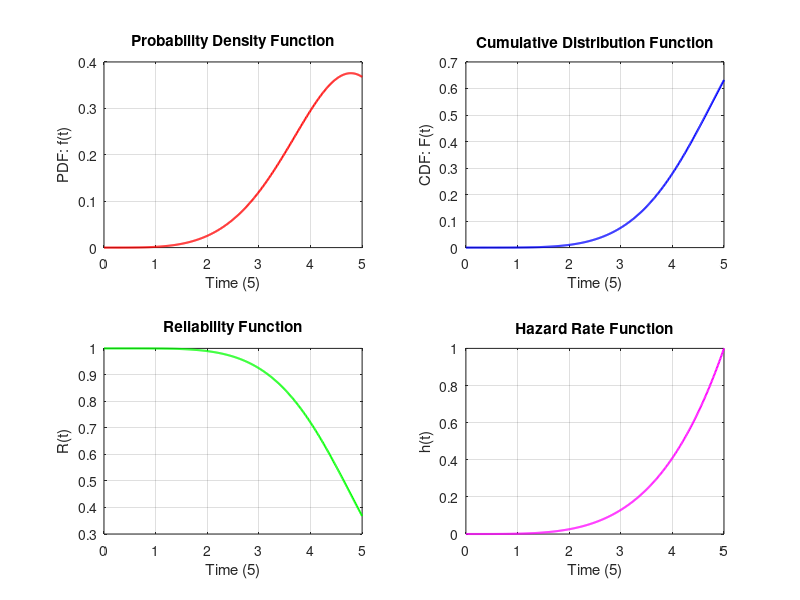

Recreate this plot in MATLAB.
% Weibull Analysis: Reliability, PDF, CDF, Hazard Rate


disp('Weibull Analysis Toolkit');
disp('=========================');

% Step 1: Input Weibull Parameters
shape_param = input('Enter the shape parameter (β): '); % Shape parameter (β)
scale_param = input('Enter the characteristic life (η): '); % Scale parameter (η)
t_max = input('Enter the maximum time period for analysis: '); % Time period of interest
units = input('Enter the units (e.g., hours, cycles): ', 's'); % Units for time

% Step 2: Generate Time Points
t = linspace(0, t_max, 500); % Generate time points from 0 to t_max

% Step 3: Weibull Distribution Equations
% Probability Density Function (PDF): f(t)
pdf = (shape_param / scale_param) .* ((t / scale_param).^(shape_param - 1)) .* exp(- (t / scale_param).^shape_param);

% Cumulative Distribution Function (CDF): F(t)
cdf = 1 - exp(-(t / scale_param).^shape_param);

% Reliability Function (R(t))
reliability = exp(-(t / scale_param).^shape_param);

% Hazard Rate Function (h(t))
hazard_rate = (shape_param / scale_param) .* ((t / scale_param).^(shape_param - 1));

% Step 4: Display Characteristics of Shape Parameter
disp('Characteristics of Shape Parameter (β):');
if shape_param == 1
    disp('β = 1.0: Exponential distribution, constant failure rate');
elseif shape_param < 1
    disp('β < 1.0: Decreasing failure (hazard) rate');
elseif shape_param > 1
    disp('β > 1.0: Increasing failure (hazard) rate');
elseif abs(shape_param - 3.5) < 0.1
    disp('β = 3.5: Approximation of the normal distribution');
end

% Step 5: Plot the Functions
figure;

% Plot PDF
subplot(2, 2, 1);
plot(t, pdf, 'r', 'LineWidth', 1.5);
xlabel(['Time (' units ')']);
ylabel('PDF: f(t)');
title('Probability Density Function');
grid on;

% Plot CDF
subplot(2, 2, 2);
plot(t, cdf, 'b', 'LineWidth', 1.5);
xlabel(['Time (' units ')']);
ylabel('CDF: F(t)');
title('Cumulative Distribution Function');
grid on;

% Plot Reliability Function
subplot(2, 2, 3);
plot(t, reliability, 'g', 'LineWidth', 1.5);
xlabel(['Time (' units ')']);
ylabel('R(t)');
title('Reliability Function');
grid on;

% Plot Hazard Rate Function
subplot(2, 2, 4);
plot(t, hazard_rate, 'm', 'LineWidth', 1.5);
xlabel(['Time (' units ')']);
ylabel('h(t)');
title('Hazard Rate Function');
grid on;

% Step 6: Summary of Weibull Characteristics
fprintf('\nSummary of Weibull Characteristics:\n');
fprintf('Shape Parameter (β): %.4f\n', shape_param);
fprintf('Characteristic Life (η): %.4f %s\n', scale_param, units);
fprintf('At t = %.2f %s:\n', t_max, units);
fprintf('  Reliability (R(t)): %.4f\n', reliability(end));
fprintf('  CDF (F(t)): %.4f\n', cdf(end));
fprintf('  PDF (f(t)): %.4f\n', pdf(end));
fprintf('  Hazard Rate (h(t)): %.4f\n', hazard_rate(end));